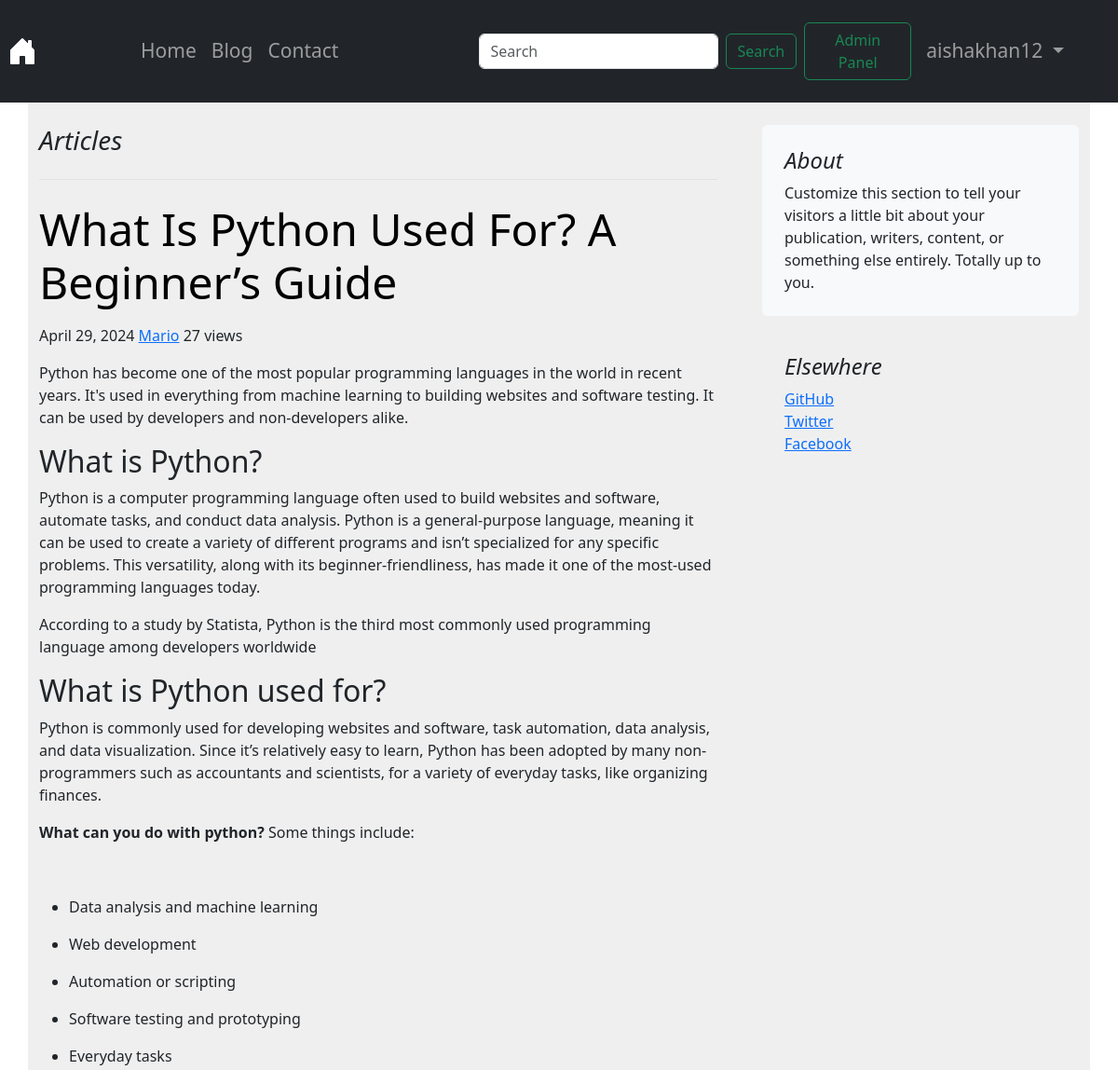
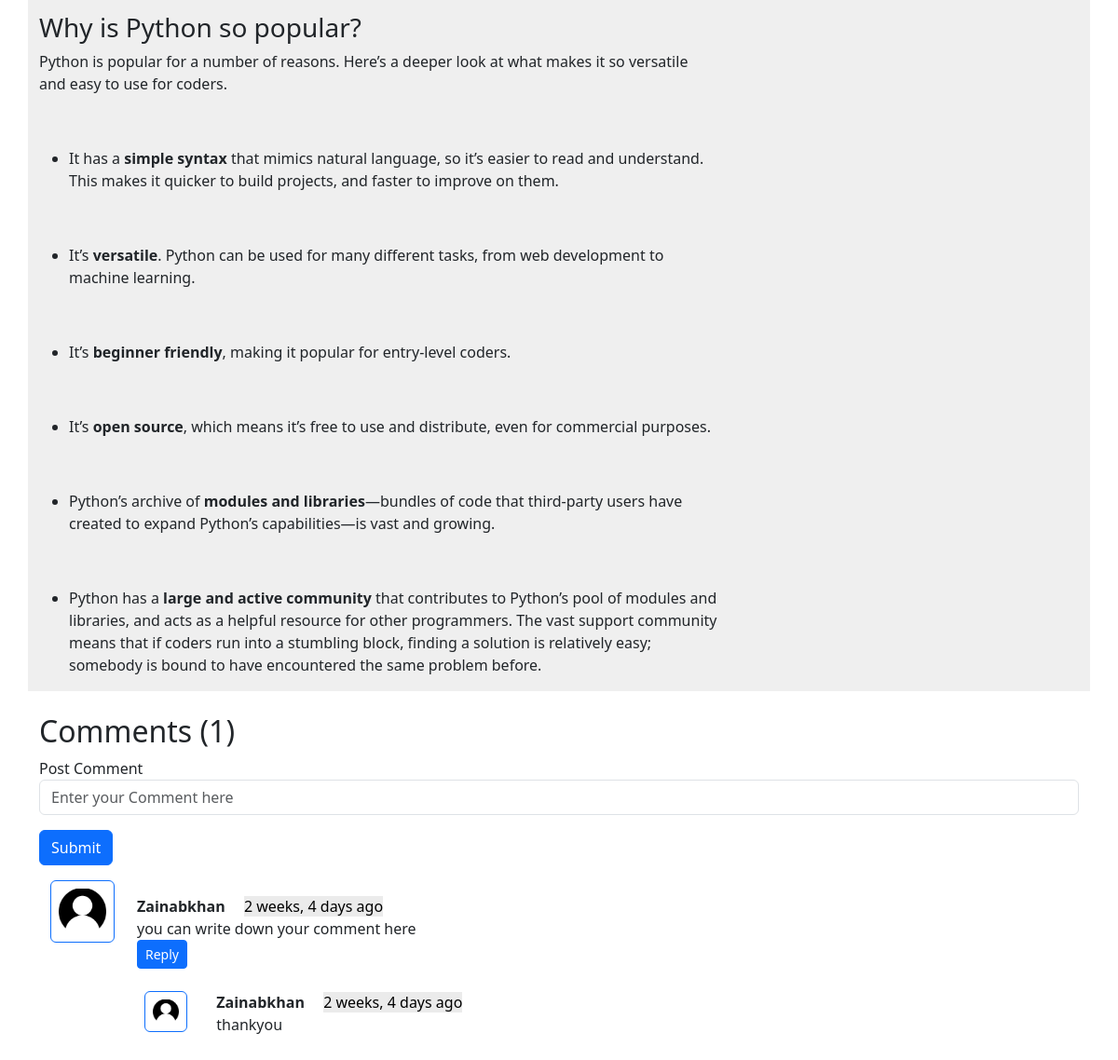
The page /blog/python.com (signed in) on the database its author committed (2 pictures, top to bottom).
### blog/models.py (models this page shows, shortened)
class Post(models.Model):
    sno=models.AutoField(primary_key=True)
    author=models.CharField(max_length=25)
    title=models.CharField(max_length=225)
    views=models.IntegerField(default=0)
    content=HTMLField()
    slug=models.CharField(max_length=300)
    datetime=models.DateField( blank=True)

class BlogComment(models.Model):
    sno=models.AutoField(primary_key=True)
    comment=models.TextField()
    user=models.ForeignKey(User,on_delete=models.CASCADE)
    post=models.ForeignKey(Post,on_delete=models.CASCADE)
    parent=models.ForeignKey('self',on_delete=models.CASCADE,null=True)
    timestamp=models.DateTimeField(default=now)

### blog/views.py (the view)
# urls.py: path('<str:slug>', views.BlogPost,name="BlogPost"),
def BlogPost(request,slug):
    post=Post.objects.filter(slug=slug).first()
    post.views=post.views + 1
    post.save()
    comments=BlogComment.objects.filter(post=post,parent=None)
    replies=BlogComment.objects.filter(post=post).exclude(parent=None)
    replyDict={}
    for reply in replies:
     if reply.parent.sno not in replyDict.keys():
        replyDict[reply.parent.sno]=[reply]
     else:
        replyDict[reply.parent.sno].append(reply)
    context={"post":post, "comments":comments,"user":request.user,"replyDict":replyDict}
    return render(request,"blog/blogpost.html",context)

### blog/templatetags/extras.py (called while the page is built)
@register.filter(name="get_val")
def get_val(dict,key):
    return dict.get(key)

### templates/blog/blogpost.html (shortened to what this page needs)
{% extends "basic.html" %}
{% load static %}
{% block body %}
{% load humanize %}
{% load extras %}
<div class="container my-4">
  <div class="row g-5">
    <div class="col-md-8">
      <h3 class="pb-4 mb-4 fst-italic border-bottom">
        Articles
      </h3>
      <article class="blog-post">
        <h2 class="display-5 link-body-emphasis mb-1">{{post.title}}</h2>
        <p class="blog-post-meta my-3">{{post.datetime}} <a href="#">{{post.author}}</a> <span>{{post.views}} views</span></p>
        <p>{{post.content|safe}}</p>
      </article>
    </div>
    <div class="col-md-4">
      <div class="position-sticky" style="top: 2rem;">
        <div class="p-4 mb-3 bg-body-tertiary rounded">
          <h4 class="fst-italic">About</h4>
          <p class="mb-0">Customize this section to tell your visitors a little bit about your publication, writers,
            content, or something else entirely. Totally up to you.</p>
        </div>
        <div class="p-4">
          <h4 class="fst-italic">Elsewhere</h4>
          <ol class="list-unstyled">
            <li><a href="#">GitHub</a></li>
            <li><a href="#">Twitter</a></li>
            <li><a href="#">Facebook</a></li>
          </ol>
        </div>
      </div>
    </div>
  </div>
</div>
<div class="container">
  <h2>Comments ({{comments.count}})</h2>
  {% if user.is_authenticated %}
  <form action="/blog/postComment" method="post">
    <div class="mb-3">
      <label for="exampleInputEmail1">Post Comment </label>
      <input type="text" name="comment" class="form-control" placeholder="Enter your Comment here">
    </div>
    <button type="submit" class="btn btn-primary">Submit</button>
  </form>
  {% else %}
  <p class="para">Please login to post a comment.</p>
  {% endif %}
  {% for comment in comments %}
  <div class="row my-3 mx-0">
    <div class="col-md-1">
      <img class="w-100 rounded border border-primary mx-auto d-block p-2" src="/static/blog/images/user.png" alt="" srcset="">
    </div>
    <div class="col-md-11 my-3"><b>{{comment.user.username}} </b>
      <span class=" bg-secondary text-black mx-3 ">{{comment.timestamp| naturaltime}}</span>
      <div>{{comment.comment}}</div>
      <div class="reply mx-0">
        {% if user.is_authenticated %}
        <button class="btn btn-sm btn-primary" type="button" data-bs-toggle="collapse"
          data-bs-target="#replyBox{{comment.sno}}" aria-expanded="false" aria-controls="replyBox{{comment.sno}}">
          Reply
        </button>
        {% else %}
        <button class="btn btn-sm btn-primary" type="button" data-bs-toggle="collapse"
          data-bs-target="#replyBox{{comment.sno}}" aria-expanded="false" aria-controls="replyBox{{comment.sno}}">
          Login to Reply
        </button>
        {% endif %}
        <div class="my-2 replies ">
          {% for reply in replyDict|get_val:comment.sno %}
          <div class="row my-2">
            <div class="col-md-1 ">
              <img class="w-75 my-3 rounded border border-primary mx-auto d-block p-2" src="/static/blog/images/user.png" alt=""
                srcset="">
            </div>
            <div class="col-md-11">
              <div class="col-md-11 my-3"><b>{{comment.user.username}} </b>
                <span class=" bg-secondary text-black mx-3 ">{{comment.timestamp| naturaltime}}</span>
                <div>{{reply.comment}}</div>
              </div>
              <br>
            </div>
          </div>
          {% endfor %}
        </div>
      </div>
    </div>
  </div>
  {% endfor %}
</div>
{% endblock body %}

### templates/basic.html (shortened to what this page needs)
<!doctype html>
<html lang="en">
<head>
  <link href="https://cdn.jsdelivr.net/npm/bootstrap@5.3.3/dist/css/bootstrap.min.css" rel="stylesheet"
>
</head>
<body>
  <nav class="navbar navbar-expand-lg navbar-dark bg-dark py-4">
    <div class="container-fluid">
      <a class="navbar-brand mx-2" href="/"></a>
      <div class="collapse navbar-collapse mx-3" id="navbarSupportedContent">
        <ul class="navbar-nav me-auto mb-2 mb-lg-0">
          <li class="nav-item">
            <a class="nav-link  {% block homeactive %} {% endblock homeactive %} " href="/">Home</a>
          </li>
          <li class="nav-item ">
            <a class="nav-link {% block blogactive %} {% endblock blogactive %}" href="/blog">Blog</a>
          </li>
          <li class="nav-item">
            <a class="nav-link  {% block contactactive %} {% endblock contactactive %} " href="/contact">Contact</a>
          </li>
        </ul>
        <form method="get" action="/search" class="d-flex mx-3" role="search">
          <input class="form-control me-2" type="search" placeholder="Search" aria-label="Search" name="query"
            id="query">
          <button class="btn btn-outline-success " type="submit">Search</button>
        </form>
        <a href="/admin" class="btn btn-outline-success mx-2 my-sm-0 admin" role="button" target="_blank">Admin Panel</a>
        {% if user.is_authenticated %}
        <ul class="navbar-nav mr-2 ">
        <li class="nav-item dropdown">
          <a class="nav-link dropdown-toggle" href="#" role="button" data-bs-toggle="dropdown" aria-expanded="false">
             {{request.user}}
          </a>
          </div>
      {% endif %}
      </div>
  </nav>
  {% block body %}
  {% endblock body %}
</body>
</html>

### templates/basic.html (style rules this page uses)
.mx-2 { width: 115px; margin-right: 5.5rem !important; margin-left: -0.5rem !important; }
.mr-2 { margin-left: 12px; margin-right: 22px; }
.navbar-nav { margin-left: -80px; font-size: 21px; }

### templates/blog/blogpost.html (style rules this page uses)
.my-4 { background-color: #efefef }
.bg-secondary { --bs-bg-opacity: 1; background-color: rgb(235 235 235) !important; }

### rows shown on the page
Post: title "What Is Python Used For? A Beginner’s Guide", datetime "April 29, 2024", author "Mario", views "27", content "Python has become one of the most popular programming languages in the world in recent years. It's used in everything from machine learning to building websites and software testing. It can be used by developers and non-developers alike. What is Python? Python is a computer programming language often used to build websites and software, automate tasks, and conduct data analysis. Python is a general-purpose language, meaning it can be used to create a variety of different programs and isn’t specialized for any specific problems. This versatility, along with its beginner-friendliness, has made it one of the most-used programming languages today. According to a study by Statista, Python is the…"
BlogComment: user.username "Zainabkhan", timestamp "2 weeks, 4 days ago", comment "you can write down your comment here"
BlogComment: comment "thankyou"

### other values the page prints
{{ request.user }} "aishakhan12"
{{ comments.count }} "1"
